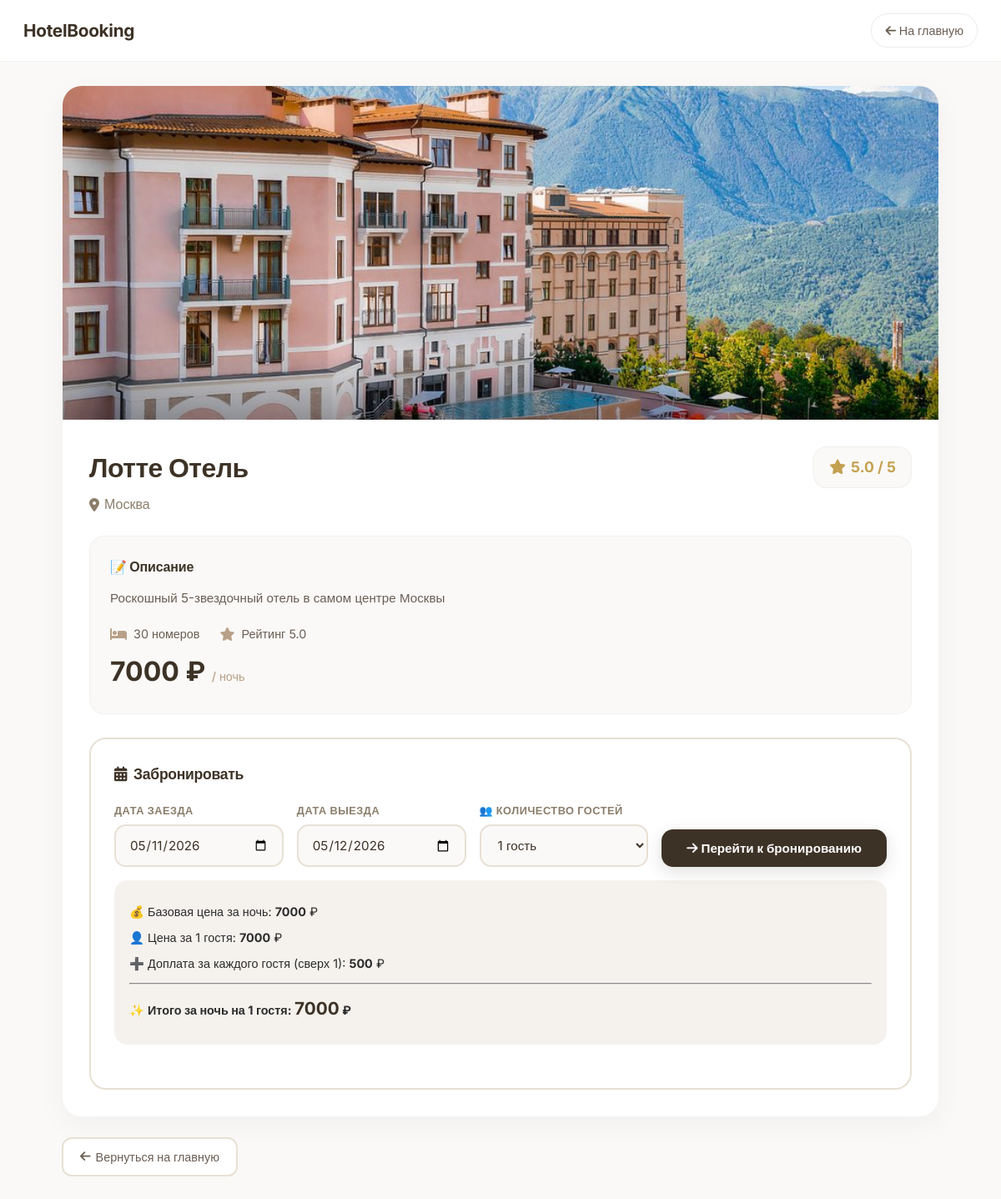
Page /hotel/1 on the committed database.
### tables this page shows
CREATE TABLE hotels (
            id INTEGER PRIMARY KEY AUTOINCREMENT,
            name TEXT NOT NULL,
            city TEXT NOT NULL,
            price_per_night INTEGER NOT NULL,
            rooms_total INTEGER NOT NULL,
            description TEXT,
            image_url TEXT,
            is_featured INTEGER DEFAULT 0,
            rating REAL DEFAULT 4.0
        );

### main.py (the view)
@app.route('/hotel/<int:hotel_id>')
def hotel_detail(hotel_id):
    conn = get_db()
    cursor = conn.cursor()
    cursor.execute("SELECT * FROM hotels WHERE id = ?", (hotel_id,))
    hotel = cursor.fetchone()
    conn.close()
    return render_template('hotel_detail.html', hotel=hotel)

### main.py (called while the page is built)
def get_db():
    conn = sqlite3.connect('hotels.db')
    conn.row_factory = sqlite3.Row
    return conn

### templates/hotel_detail.html (shortened to what this page needs)
<!DOCTYPE html>
<html lang="ru">
<head>
    <link rel="stylesheet" href="https://cdnjs.cloudflare.com/ajax/libs/font-awesome/6.4.0/css/all.min.css">
</head>
<body>
    <div class="header">
        <div class="container">
            <div class="logo">
                <a href="/">HotelBooking</a>
            </div>
            <a href="/" class="back-link"><i class="fas fa-arrow-left"></i> На главную</a>
        </div>
    </div>
    <div class="main-container">
        <div class="hotel-detail">
            <div class="hotel-image" style="background-image: url('{{ hotel.image_url }}');"></div>
            <div class="hotel-content">
                <div class="hotel-header">
                    <div class="hotel-title">
                        <h1>{{ hotel.name }}</h1>
                        <div class="hotel-city">
                            <i class="fas fa-map-marker-alt"></i> {{ hotel.city }}
                        </div>
                    </div>
                    <div class="hotel-rating">
                        <i class="fas fa-star"></i> {{ hotel.rating }} / 5
                    </div>
                </div>
                <div class="info-block">
                    <h3>📝 Описание</h3>
                    <p class="description">{{ hotel.description }}</p>
                    <div class="info-details">
                        <div class="info-item">
                            <i class="fas fa-bed"></i> {{ hotel.rooms_total }} номеров
                        </div>
                        <div class="info-item">
                            <i class="fas fa-star"></i> Рейтинг {{ hotel.rating }}
                        </div>
                    </div>
                    <div class="hotel-price">
                        {{ hotel.price_per_night }} ₽ <span>/ ночь</span>
                    </div>
                </div>
                <div class="booking-form">
                    <h3><i class="fas fa-calendar-alt"></i> Забронировать</h3>
                    <form action="/book/{{ hotel.id }}" method="GET" id="bookingForm">
                        <div class="form-row">
                            <div class="form-group">
                                <label>Дата заезда</label>
                                <input type="date" name="check_in" id="check_in" required>
                            </div>
                            <div class="form-group">
                                <label>Дата выезда</label>
                                <input type="date" name="check_out" id="check_out" required>
                            </div>
                            <div class="form-group">
                                <label>👥 Количество гостей</label>
                                <select name="guests" id="guests" onchange="updatePrice()">
                                    <option value="1">1 гость</option>
                                </select>
                            </div>
                            <button type="submit" class="btn-book">
                                <i class="fas fa-arrow-right"></i> Перейти к бронированию
                            </button>
                        </div>
                    </form>
                    <div class="price-breakdown" id="priceBreakdown">
                        <p>💰 Базовая цена за ночь: <strong id="basePrice">{{ hotel.price_per_night }}</strong> ₽</p>
                        <p>👤 Цена за 1 гостя: <strong>{{ hotel.price_per_night }}</strong> ₽</p>
                        <p>➕ Доплата за каждого гостя (сверх 1): <strong id="extraPerGuest">500</strong> ₽</p>
                        <hr style="margin: 12px 0; border-color: #ddd;">
                        <p>✨ <strong>Итого за ночь на <span id="guestCount">1</span> гостя: <span id="totalPerNight" class="highlight">{{ hotel.price_per_night }}</span> ₽</strong></p>
                    </div>
                </div>
            </div>
        </div>
        <a href="/" class="back-btn"><i class="fas fa-arrow-left"></i> Вернуться на главную</a>
    </div>
</body>
</html>

### templates/hotel_detail.html (style rules this page uses)
* { margin: 0; padding: 0; box-sizing: border-box; }
body { font-family: 'Inter', sans-serif; background: #faf9f7; color: #2c2c2c; line-height: 1.6; -webkit-font-smoothing: antialiased; -moz-osx-font-smoothing: grayscale; }
.header { position: sticky; top: 0; z-index: 100; background: rgba(255, 255, 255, 0.9); border-bottom: 1px solid rgba(0, 0, 0, 0.05); padding: 16px 28px; backdrop-filter: blur(10px); -webkit-backdrop-filter: blur(10px); }
.header .container { max-width: 1200px; margin: 0 auto; display: flex; justify-content: space-between; align-items: center; }
.logo { font-size: 1.3rem; font-weight: 700; color: #3d3226; letter-spacing: -0.3px; }
.logo a { text-decoration: none; color: #3d3226; transition: color 0.2s; }
.back-link { color: #6b5e53; text-decoration: none; font-weight: 500; font-size: 0.9rem; padding: 8px 16px; border-radius: 20px; border: 1px solid rgba(0,0,0,0.08); transition: all 0.2s; }
.main-container { max-width: 1100px; margin: 0 auto; padding: 28px 24px; }
.hotel-detail { background: #ffffff; border-radius: 24px; overflow: hidden; border: 1px solid rgba(0,0,0,0.04); box-shadow: 0 10px 35px rgba(0,0,0,0.04); }
.hotel-image { height: 400px; background-size: cover; background-position: center; position: relative; }
.hotel-image::after { content: ''; position: absolute; bottom: 0; left: 0; right: 0; height: 80px; background: linear-gradient(transparent, rgba(0,0,0,0.3)); pointer-events: none; }
.hotel-content { padding: 32px; }
.hotel-header { display: flex; justify-content: space-between; align-items: flex-start; flex-wrap: wrap; gap: 20px; margin-bottom: 24px; }
.hotel-title h1 { font-size: 2rem; font-weight: 700; color: #3d3226; letter-spacing: -0.5px; margin-bottom: 6px; }
.hotel-city { color: #8b7d6b; font-size: 1rem; display: flex; align-items: center; gap: 6px; }
.hotel-rating { display: flex; align-items: center; gap: 6px; background: #faf9f7; padding: 10px 18px; border-radius: 16px; font-weight: 700; font-size: 1.1rem; color: #c4a050; border: 1px solid rgba(0,0,0,0.04); }
.hotel-rating i { color: #c4a050; }
.info-block { background: #faf9f7; padding: 24px; border-radius: 18px; margin-bottom: 28px; border: 1px solid rgba(0,0,0,0.03); }
.info-block h3 { font-size: 1rem; font-weight: 700; color: #3d3226; margin-bottom: 12px; letter-spacing: -0.2px; }
.info-block .description { color: #6b5e53; font-size: 0.95rem; line-height: 1.7; margin-bottom: 18px; }
.info-details { display: flex; flex-wrap: wrap; gap: 24px; }
.info-item { display: flex; align-items: center; gap: 8px; color: #6b5e53; font-size: 0.9rem; }
.info-item i { color: #b8a088; font-size: 1rem; }
.hotel-price { font-size: 2rem; font-weight: 700; color: #3d3226; margin-top: 8px; }
.hotel-price span { font-size: 0.9rem; color: #b8a088; font-weight: 500; }
.price-breakdown { background: #f5f2ee; padding: 18px; border-radius: 16px; margin-top: 16px; margin-bottom: 24px; }
.price-breakdown p { margin: 8px 0; font-size: 0.9rem; }
.price-breakdown .highlight { font-size: 1.3rem; font-weight: 700; color: #3d3226; }
.booking-form { background: #ffffff; padding: 28px; border-radius: 20px; border: 2px solid #e8e0d5; }
.booking-form h3 { font-size: 1.1rem; font-weight: 700; color: #3d3226; margin-bottom: 20px; letter-spacing: -0.3px; display: flex; align-items: center; gap: 8px; }
.form-row { display: flex; gap: 16px; flex-wrap: wrap; align-items: flex-end; }
.form-group { flex: 1; min-width: 160px; }
.form-group label { display: block; margin-bottom: 6px; font-weight: 600; font-size: 0.8rem; color: #8b7d6b; text-transform: uppercase; letter-spacing: 0.5px; }
.form-group input, .form-group select { width: 100%; padding: 13px 16px; background: #faf9f7; border: 2px solid #e8e0d5; border-radius: 14px; font-family: 'Inter', sans-serif; font-size: 0.95rem; color: #3d3226; transition: border-color 0.3s, box-shadow 0.3s; cursor: pointer; }
.btn-book { padding: 13px 30px; background: #3d3226; color: white; border: none; border-radius: 14px; font-family: 'Inter', sans-serif; font-weight: 600; font-size: 0.95rem; cursor: pointer; white-space: nowrap; transition: all 0.25s; box-shadow: 0 6px 20px rgba(61,50,38,0.15); }
.back-btn { display: inline-flex; align-items: center; gap: 6px; margin-top: 24px; padding: 10px 20px; background: #ffffff; color: #6b5e53; text-decoration: none; border-radius: 12px; border: 2px solid #e8e0d5; font-weight: 500; font-size: 0.9rem; transition: all 0.25s; }

### rows in the picture
hotels: image_url (picture), name "Лотте Отель", city "Москва", rating "5.0", description "Роскошный 5-звездочный отель в самом центре Москвы", rooms_total "30", price_per_night "7000"
